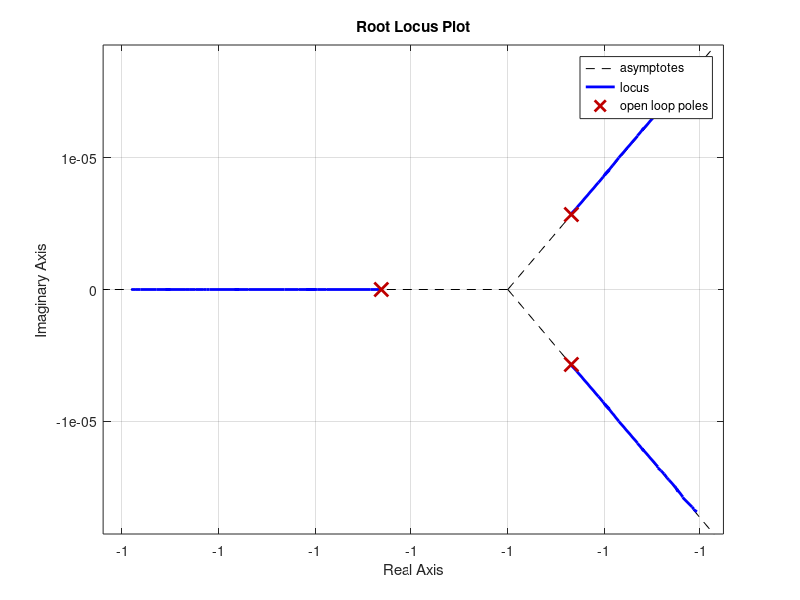

Source code (MATLAB):
%Name: Md. Roknuzzaman Rikon
%ID: 22024014
% Root Locus Plot 
sys = tf([1], [1 3 3 1]); 
rlocus(sys); 
title('Root Locus Plot'); 
